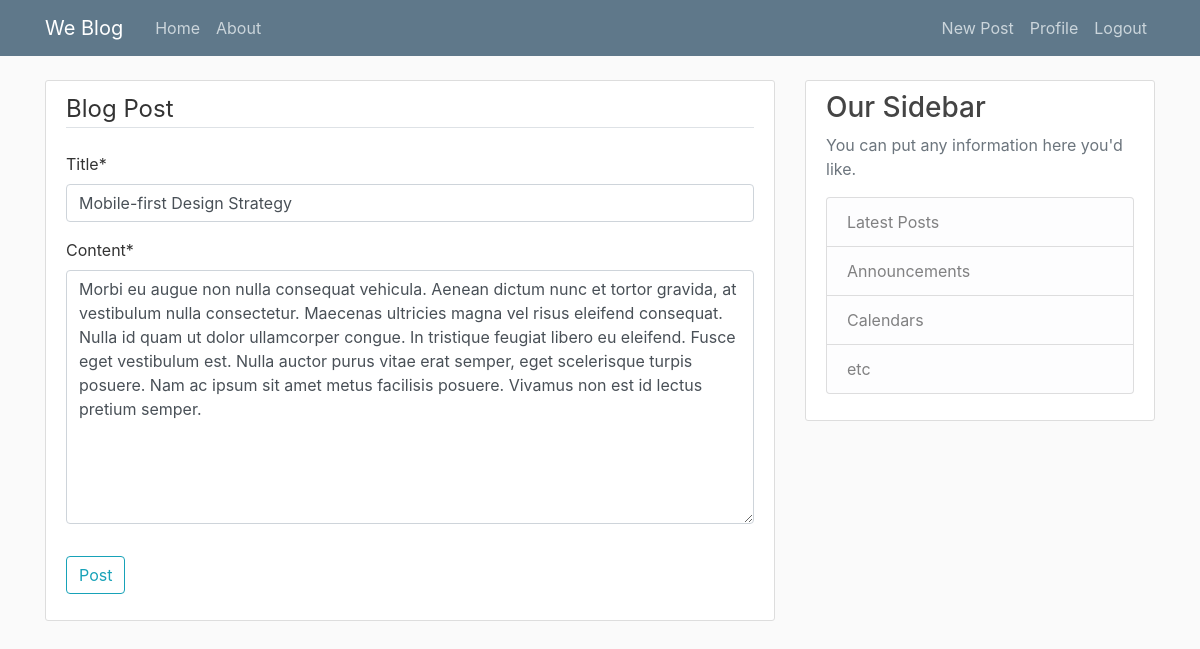
The page /post/18/update/ (signed in) on the database its author committed.
### blog/models.py (models this page shows, shortened)
class Post(models.Model):
    title = models.CharField(max_length=100)
    content = models.TextField()
    date_posted = models.DateTimeField(default=timezone.now) #used default to give option to change time & date posted
    author = models.ForeignKey(User, on_delete=models.CASCADE) #if the suer is deleted their post should also be deleted that why using (on_delete=models.CASCADE)
    likes = models.ManyToManyField(User, related_name='likes')

### blog/views.py (the view, shortened to what this page needs)
# urls.py: path('post/<int:pk>/update/', PostUpdateView.as_view(), name='post-update'),
class PostUpdateView(LoginRequiredMixin,UserPassesTestMixin, UpdateView):
    model = Post
    fields = [ 'title','content' ]
    def test_func(self):
        post = self.get_object()
        if self.request.user == post.author:
            return True
        return False

### blog/templates/blog/post_form.html (shortened to what this page needs)
{% extends "blog/base.html" %}
{% load crispy_forms_tags %}
{% block content %}
   <div class="content-section">
        <form method="POST">
            <fieldset class="form-group">
                <legend class="border-bottom mb-4">Blog Post</legend>
                {{ form|crispy }}
            </fieldset>
            <div class="form-group">
                <button class="btn btn-outline-info" type="submit">Post</button>
            </div>
        </form>
    </div>
{% endblock content %}

### blog/static/css/main.css (style rules this page uses)
body { background: #fafafa; color: #333333; margin-top: 5rem; }
.content-section { background: #ffffff; padding: 10px 20px; border: 1px solid #dddddd; border-radius: 3px; margin-bottom: 20px; }

### rows shown on the page
Post: title "Mobile-first Design Strategy", content "Morbi eu augue non nulla consequat vehicula. Aenean dictum nunc et tortor gravida, at vestibulum nulla consectetur. Maecenas ultricies magna vel risus eleifend consequat. Nulla id quam ut dolor ullamcorper congue. In tristique feugiat libero eu eleifend. Fusce eget vestibulum est. Nulla auctor purus vitae erat semper, eget scelerisque turpis posuere. Nam ac ipsum sit amet metus facilisis posuere. Vivamus non est id lectus pretium semper."
